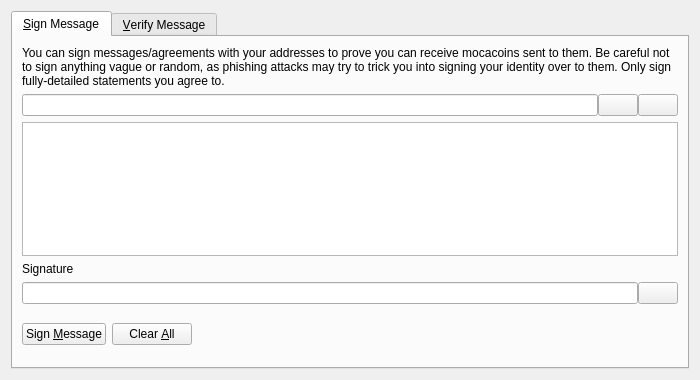
<?xml version="1.0" encoding="UTF-8"?>
<ui version="4.0">
 <class>SignVerifyMessageDialog</class>
 <widget class="QDialog" name="SignVerifyMessageDialog">
  <property name="geometry">
   <rect>
    <x>0</x>
    <y>0</y>
    <width>700</width>
    <height>380</height>
   </rect>
  </property>
  <property name="windowTitle">
   <string>Signatures - Sign / Verify a Message</string>
  </property>
  <property name="modal">
   <bool>true</bool>
  </property>
  <layout class="QVBoxLayout" name="verticalLayout">
   <item>
    <widget class="QTabWidget" name="tabWidget">
     <property name="currentIndex">
      <number>0</number>
     </property>
     <widget class="QWidget" name="tabSignMessage">
      <attribute name="title">
       <string>&amp;Sign Message</string>
      </attribute>
      <layout class="QVBoxLayout" name="verticalLayout_SM">
       <item>
        <widget class="QLabel" name="infoLabel_SM">
         <property name="text">
          <string>You can sign messages/agreements with your addresses to prove you can receive mocacoins sent to them. Be careful not to sign anything vague or random, as phishing attacks may try to trick you into signing your identity over to them. Only sign fully-detailed statements you agree to.</string>
         </property>
         <property name="textFormat">
          <enum>Qt::PlainText</enum>
         </property>
         <property name="wordWrap">
          <bool>true</bool>
         </property>
        </widget>
       </item>
       <item>
        <layout class="QHBoxLayout" name="horizontalLayout_1_SM">
         <property name="spacing">
          <number>0</number>
         </property>
         <item>
          <widget class="QValidatedLineEdit" name="addressIn_SM">
           <property name="toolTip">
            <string>The Mocacoin address to sign the message with</string>
           </property>
          </widget>
         </item>
         <item>
          <widget class="QPushButton" name="addressBookButton_SM">
           <property name="toolTip">
            <string>Choose previously used address</string>
           </property>
           <property name="text">
            <string/>
           </property>
           <property name="icon">
            <iconset resource="../bitcoin.qrc">
             <normaloff>:/icons/address-book</normaloff>:/icons/address-book</iconset>
           </property>
           <property name="shortcut">
            <string>Alt+A</string>
           </property>
           <property name="autoDefault">
            <bool>false</bool>
           </property>
          </widget>
         </item>
         <item>
          <widget class="QPushButton" name="pasteButton_SM">
           <property name="toolTip">
            <string>Paste address from clipboard</string>
           </property>
           <property name="text">
            <string/>
           </property>
           <property name="icon">
            <iconset resource="../bitcoin.qrc">
             <normaloff>:/icons/editpaste</normaloff>:/icons/editpaste</iconset>
           </property>
           <property name="shortcut">
            <string>Alt+P</string>
           </property>
           <property name="autoDefault">
            <bool>false</bool>
           </property>
          </widget>
         </item>
        </layout>
       </item>
       <item>
        <widget class="QPlainTextEdit" name="messageIn_SM">
         <property name="toolTip">
          <string>Enter the message you want to sign here</string>
         </property>
        </widget>
       </item>
       <item>
        <widget class="QLabel" name="signatureLabel_SM">
         <property name="text">
          <string>Signature</string>
         </property>
         <property name="textFormat">
          <enum>Qt::PlainText</enum>
         </property>
        </widget>
       </item>
       <item>
        <layout class="QHBoxLayout" name="horizontalLayout_2_SM">
         <property name="spacing">
          <number>0</number>
         </property>
         <item>
          <widget class="QLineEdit" name="signatureOut_SM">
           <property name="font">
            <font>
             <italic>true</italic>
            </font>
           </property>
           <property name="readOnly">
            <bool>true</bool>
           </property>
          </widget>
         </item>
         <item>
          <widget class="QPushButton" name="copySignatureButton_SM">
           <property name="toolTip">
            <string>Copy the current signature to the system clipboard</string>
           </property>
           <property name="text">
            <string/>
           </property>
           <property name="icon">
            <iconset resource="../bitcoin.qrc">
             <normaloff>:/icons/editcopy</normaloff>:/icons/editcopy</iconset>
           </property>
           <property name="autoDefault">
            <bool>false</bool>
           </property>
          </widget>
         </item>
        </layout>
       </item>
       <item>
        <layout class="QHBoxLayout" name="horizontalLayout_3_SM">
         <item>
          <widget class="QPushButton" name="signMessageButton_SM">
           <property name="toolTip">
            <string>Sign the message to prove you own this Mocacoin address</string>
           </property>
           <property name="text">
            <string>Sign &amp;Message</string>
           </property>
           <property name="icon">
            <iconset resource="../bitcoin.qrc">
             <normaloff>:/icons/edit</normaloff>:/icons/edit</iconset>
           </property>
           <property name="autoDefault">
            <bool>false</bool>
           </property>
          </widget>
         </item>
         <item>
          <widget class="QPushButton" name="clearButton_SM">
           <property name="toolTip">
            <string>Reset all sign message fields</string>
           </property>
           <property name="text">
            <string>Clear &amp;All</string>
           </property>
           <property name="icon">
            <iconset resource="../bitcoin.qrc">
             <normaloff>:/icons/remove</normaloff>:/icons/remove</iconset>
           </property>
           <property name="autoDefault">
            <bool>false</bool>
           </property>
          </widget>
         </item>
         <item>
          <spacer name="horizontalSpacer_1_SM">
           <property name="orientation">
            <enum>Qt::Horizontal</enum>
           </property>
           <property name="sizeHint" stdset="0">
            <size>
             <width>40</width>
             <height>48</height>
            </size>
           </property>
          </spacer>
         </item>
         <item>
          <widget class="QLabel" name="statusLabel_SM">
           <property name="font">
            <font>
             <weight>75</weight>
             <bold>true</bold>
            </font>
           </property>
           <property name="text">
            <string/>
           </property>
           <property name="wordWrap">
            <bool>true</bool>
           </property>
          </widget>
         </item>
         <item>
          <spacer name="horizontalSpacer_2_SM">
           <property name="orientation">
            <enum>Qt::Horizontal</enum>
           </property>
           <property name="sizeHint" stdset="0">
            <size>
             <width>40</width>
             <height>48</height>
            </size>
           </property>
          </spacer>
         </item>
        </layout>
       </item>
      </layout>
     </widget>
     <widget class="QWidget" name="tabVerifyMessage">
      <attribute name="title">
       <string>&amp;Verify Message</string>
      </attribute>
      <layout class="QVBoxLayout" name="verticalLayout_VM">
       <item>
        <widget class="QLabel" name="infoLabel_VM">
         <property name="text">
          <string>Enter the receiver's address, message (ensure you copy line breaks, spaces, tabs, etc. exactly) and signature below to verify the message. Be careful not to read more into the signature than what is in the signed message itself, to avoid being tricked by a man-in-the-middle attack. Note that this only proves the signing party receives with the address, it cannot prove sendership of any transaction!</string>
         </property>
         <property name="textFormat">
          <enum>Qt::PlainText</enum>
         </property>
         <property name="alignment">
          <set>Qt::AlignLeading|Qt::AlignLeft|Qt::AlignTop</set>
         </property>
         <property name="wordWrap">
          <bool>true</bool>
         </property>
        </widget>
       </item>
       <item>
        <layout class="QHBoxLayout" name="horizontalLayout_1_VM">
         <property name="spacing">
          <number>0</number>
         </property>
         <item>
          <widget class="QValidatedLineEdit" name="addressIn_VM">
           <property name="toolTip">
            <string>The Mocacoin address the message was signed with</string>
           </property>
          </widget>
         </item>
         <item>
          <widget class="QPushButton" name="addressBookButton_VM">
           <property name="toolTip">
            <string>Choose previously used address</string>
           </property>
           <property name="text">
            <string/>
           </property>
           <property name="icon">
            <iconset resource="../bitcoin.qrc">
             <normaloff>:/icons/address-book</normaloff>:/icons/address-book</iconset>
           </property>
           <property name="shortcut">
            <string>Alt+A</string>
           </property>
           <property name="autoDefault">
            <bool>false</bool>
           </property>
          </widget>
         </item>
        </layout>
       </item>
       <item>
        <widget class="QPlainTextEdit" name="messageIn_VM"/>
       </item>
       <item>
        <widget class="QValidatedLineEdit" name="signatureIn_VM"/>
       </item>
       <item>
        <layout class="QHBoxLayout" name="horizontalLayout_2_VM">
         <item>
          <widget class="QPushButton" name="verifyMessageButton_VM">
           <property name="toolTip">
            <string>Verify the message to ensure it was signed with the specified Mocacoin address</string>
           </property>
           <property name="text">
            <string>Verify &amp;Message</string>
           </property>
           <property name="icon">
            <iconset resource="../bitcoin.qrc">
             <normaloff>:/icons/transaction_0</normaloff>:/icons/transaction_0</iconset>
           </property>
           <property name="autoDefault">
            <bool>false</bool>
           </property>
          </widget>
         </item>
         <item>
          <widget class="QPushButton" name="clearButton_VM">
           <property name="toolTip">
            <string>Reset all verify message fields</string>
           </property>
           <property name="text">
            <string>Clear &amp;All</string>
           </property>
           <property name="icon">
            <iconset resource="../bitcoin.qrc">
             <normaloff>:/icons/remove</normaloff>:/icons/remove</iconset>
           </property>
           <property name="autoDefault">
            <bool>false</bool>
           </property>
          </widget>
         </item>
         <item>
          <spacer name="horizontalSpacer_1_VM">
           <property name="orientation">
            <enum>Qt::Horizontal</enum>
           </property>
           <property name="sizeHint" stdset="0">
            <size>
             <width>40</width>
             <height>48</height>
            </size>
           </property>
          </spacer>
         </item>
         <item>
          <widget class="QLabel" name="statusLabel_VM">
           <property name="font">
            <font>
             <weight>75</weight>
             <bold>true</bold>
            </font>
           </property>
           <property name="text">
            <string/>
           </property>
           <property name="wordWrap">
            <bool>true</bool>
           </property>
          </widget>
         </item>
         <item>
          <spacer name="horizontalSpacer_2_VM">
           <property name="orientation">
            <enum>Qt::Horizontal</enum>
           </property>
           <property name="sizeHint" stdset="0">
            <size>
             <width>40</width>
             <height>48</height>
            </size>
           </property>
          </spacer>
         </item>
        </layout>
       </item>
      </layout>
     </widget>
    </widget>
   </item>
  </layout>
 </widget>
 <customwidgets>
  <customwidget>
   <class>QValidatedLineEdit</class>
   <extends>QLineEdit</extends>
   <header>qvalidatedlineedit.h</header>
  </customwidget>
 </customwidgets>
 <resources>
  <include location="../bitcoin.qrc"/>
 </resources>
 <connections/>
</ui>
